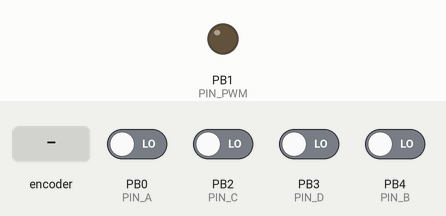
The sketch below on a simulated ATtiny85, built with avr-gcc and run on an emulated ATtiny85. Parts: output pins drawn as LEDs (lit = HIGH). The inputs (shaded band) are chosen by the test bench; at power-on: PB0 (PIN_A), PB2 (PIN_C), PB3 (PIN_D), PB4 (PIN_B) LOW.

Above: at 1.2 s.
1.3 s: rotary encoder on PB0 (PIN_A) / PB4 (PIN_B) turned 1 step (first pin leading)
At 2.2 s:
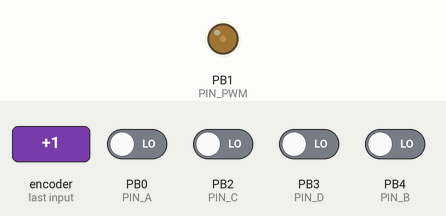
3.0 s: PB2 (PIN_C) driven HIGH
At 4.2 s:
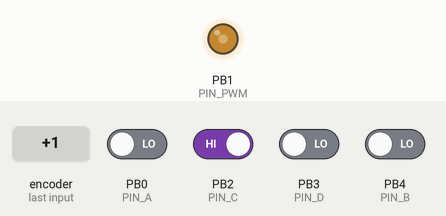
4.6 s: PB2 (PIN_C) driven LOW
At 5.1 s:
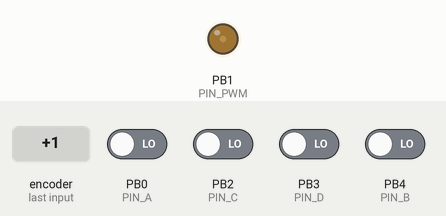
Timing chart, 0 to 7.6 s (numbered marks = the images above; inputs shaded):
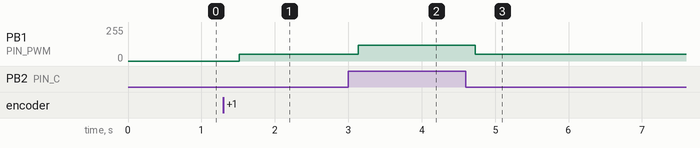

The sketch:

sketch_ATtiny85_DiGiSpark.ino
```cpp
/*
  FTX-1 BAND DATA A/B/C/D -> Yaesu band-voltage via PWM+RC
  Digispark ATtiny85

  Inputs:
    P0 = A
    P5 = B
    P2 = C
    P3 = D
  Output:
    P1 = PWM -> RC -> PA50 band-voltage input
*/

#define PIN_A   0
#define PIN_B   4
#define PIN_C   2
#define PIN_D   3
#define PIN_PWM 1

static uint8_t lastPwm = 0;

static inline uint8_t VtoPWM(float v) {
  int x = (int)(v * 255.0f / 5.0f + 0.5f);
  if (x < 0) x = 0;
  if (x > 255) x = 255;
  return (uint8_t)x;
}

static inline uint8_t readBitStable(uint8_t pin) {
  const uint8_t N = 9;
  uint8_t ones = 0;
  for (uint8_t i = 0; i < N; i++) {
    if (digitalRead(pin) == HIGH) ones++;
    delayMicroseconds(80);
  }
  return (ones >= (N/2 + 1)) ? 1 : 0;
}

static inline uint8_t readCodeStable() {
  uint8_t A = readBitStable(PIN_A);
  uint8_t B = readBitStable(PIN_B);
  uint8_t C = readBitStable(PIN_C);
  uint8_t D = readBitStable(PIN_D);
  return (A << 3) | (B << 2) | (C << 1) | D;
}

static inline uint8_t readCodeLocked() {
  uint8_t c1 = readCodeStable();
  delay(2);
  uint8_t c2 = readCodeStable();
  return (c1 == c2) ? c1 : c2;
}

static uint8_t codeToPwm(uint8_t code) {
  switch (code) {
    case 0b1000: return VtoPWM(0.33f);
    case 0b0100: return VtoPWM(0.67f);
    case 0b1100: return VtoPWM(1.00f);
    case 0b0010: return VtoPWM(1.33f); // 10 MHz = 0010
    case 0b1010: return VtoPWM(1.67f);
    case 0b0110: return VtoPWM(2.00f);
    case 0b1110: return VtoPWM(2.33f);
    case 0b0001: return VtoPWM(2.67f);
    case 0b1001: return VtoPWM(3.00f);
    case 0b0101: return VtoPWM(3.33f);
    default:     return lastPwm;
  }
}

void setup() {
  pinMode(PIN_A, INPUT);
  pinMode(PIN_B, INPUT);
  pinMode(PIN_C, INPUT);
  pinMode(PIN_D, INPUT);

  pinMode(PIN_PWM, OUTPUT);
  lastPwm = 0;
  analogWrite(PIN_PWM, lastPwm);
}

void loop() {
  static uint8_t candidateCode = 0;
  static uint8_t appliedCode   = 0;
  static uint32_t t0 = 0;

  uint8_t code = readCodeLocked();

  if (code != candidateCode) {
    candidateCode = code;
    t0 = millis();
  }

  if (candidateCode != appliedCode && (millis() - t0) >= 100) {
    appliedCode = candidateCode;

    uint8_t pwm  = codeToPwm(appliedCode);

    if (pwm != lastPwm) {
      lastPwm = pwm;
      analogWrite(PIN_PWM, pwm);
    }
  }

  delay(20);
}
```

Measured:
- after the input at 1.3 s, PB1 (PIN_PWM): 0/255 → 51/255 after 0.22 s
- after the input at 3.0 s, PB1 (PIN_PWM): 51/255 → 119/255 after 0.14 s
- after the input at 4.6 s, PB1 (PIN_PWM): 119/255 → 51/255 after 0.13 s
